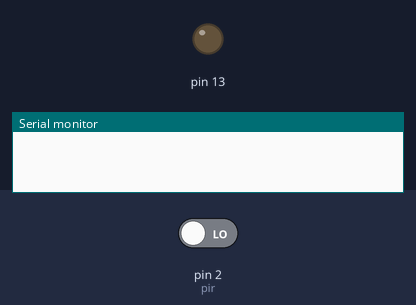
Simulated run of this sketch. Board: Arduino Uno, built with avr-gcc and run on an emulated ATmega328P. Parts: output pins drawn as LEDs (lit = HIGH), the last lines printed to the serial monitor. Inputs (shaded band) come from the test bench; at power-on: pin 2 (pir) LOW.

Above: at 2.8 s.
2.9 s: pin 2 (pir) driven HIGH
At 3.5 s:
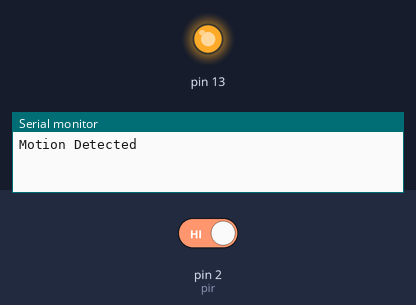
4.5 s: pin 2 (pir) driven LOW
At 6.2 s:
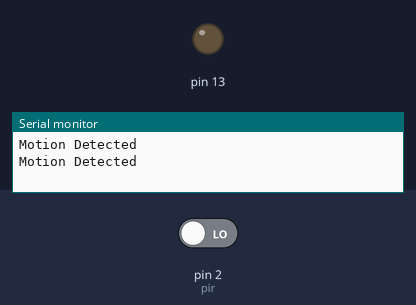
Timing chart, 0 to 7.7 s (numbered marks = the images above; inputs shaded):
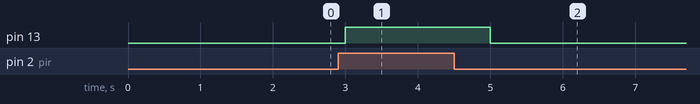

The sketch:

Task1.1.ino
```cpp
int pir=2;
void setup() {
  // put your setup code here, to run once:
  pinMode(pir,INPUT);
  pinMode(13,OUTPUT);
  Serial.begin(9600);
}

void loop() {
  // put your main code here, to run repeatedly:
  if(digitalRead(pir)==HIGH){
    Serial.println("Motion Detected");
    digitalWrite(13,HIGH);
  }
  else{
    digitalWrite(13,LOW);
  }
  delay(1000);

}
```

Measured:
- after the input at 2.9 s, pin 13: LOW → HIGH after 0.10 s
- after the input at 4.5 s, pin 13: HIGH → LOW after 0.50 s
